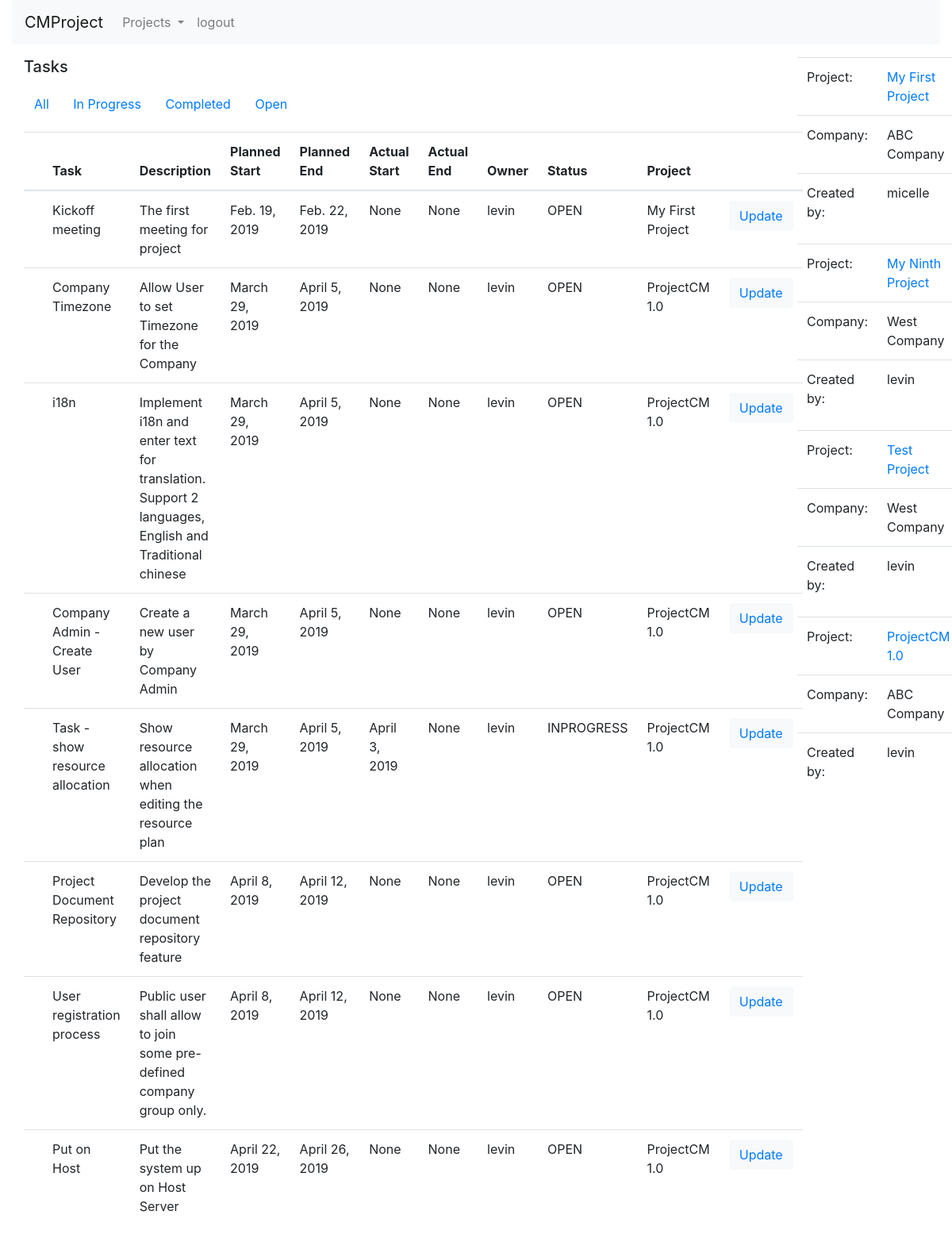
Page /projects/ (signed in) on the committed database.
### projectcm_core/models.py (models this page shows, shortened)
class Task(models.Model):
	OPEN = 'OPEN'
	INPROGRESS = 'INPROGRESS'
	COMPLETED = 'COMPLETED'
	taskstatus_choice = (
		(OPEN, 'Open - Not completed'),
		(INPROGRESS, 'Work In Progress'),
		(COMPLETED, 'Completed'),
	)
	taskname = models.CharField(max_length=40)
	taskdescription = models.TextField(max_length=100, null=True, blank=True)
	plannedstartdate = models.DateField(null=True,blank=True, default=None)
	plannedcompletedate = models.DateField(null=True,blank=True, default=None)
	actualstartdate = models.DateField(null=True,blank=True, default=None)
	actualcompletedate = models.DateField(null=True,blank=True, default=None)
	ownedby = models.ForeignKey(User, on_delete=models.SET_NULL, default=None, blank=True,null=True)
	project = models.ForeignKey(Project, on_delete=models.CASCADE,)
	projecttaskid = models.IntegerField(default=None, editable=False, null=True)
	dependencetask = models.ForeignKey('self', default=None, blank=True, null=True, on_delete=models.SET_NULL)
	plannedresource = models.DecimalField(null=True, blank=True, decimal_places=2, max_digits=6, default=None)
	actualresource = models.DecimalField(null=True, blank=True, decimal_places=2, max_digits=6, default=None)
	taskstatus = models.CharField(max_length=20, choices=taskstatus_choice, default='OPEN')

class Project(models.Model):
	pjname = models.CharField(max_length=20)
	company = models.ForeignKey(Company, on_delete=models.CASCADE,)
	created_by = models.ForeignKey(User, on_delete=models.CASCADE, default=None, null=True)

class Company(models.Model):
	company_type_choice = (
		["Private", "Private Company"],
		["Public", "Public Company"],
	)
	company_type = models.CharField(max_length=20, choices=company_type_choice, default="Private")
	company_name = models.CharField(max_length=100)
	staffs = models.ManyToManyField(User, null=True, blank=True, default=None)
	company_group = models.ForeignKey(Group, on_delete=models.CASCADE, null=True, blank=True, default=None)
	holiday = models.ForeignKey(Holiday, on_delete=models.CASCADE, null=True, blank=True, default=None)
	def __str__(self):
		return self.company_name

### projectcm_core/views.py (the view)
# urls.py: path('', views.listprojects, name='project_home'),
def	listprojects(request):
	if not request.user.is_authenticated:
		context = {}
		return render(request, 'projectcm_core/listall.html', context)
	if request.method == 'GET':
		loginuser = request.user
		statusfilter = request.GET.get('taskstatus', None)
		projects_in_role = ProjectRole.objects.filter(projectuser=loginuser).values("project")
		project_list = Project.objects.filter(id__in=projects_in_role)
		if statusfilter == 'ALL':
			task_list = Task.objects.filter(ownedby=loginuser)
		elif statusfilter:
			task_list = Task.objects.filter(ownedby=loginuser).filter(taskstatus=statusfilter)
		else:
			task_list = Task.objects.filter(ownedby=loginuser).exclude(taskstatus=Task.COMPLETED)
		context = {'project_list': project_list,
			'task_list': task_list,
		  }
		return render(request, 'projectcm_core/listall.html', context)
	else:
		return redirect('/projects')

### projectcm_core/templatetags/projectcm_extras.py (called while the page is built)
@register.simple_tag(takes_context=True)
def is_company_admin(context, user_name_string):
	user = User.objects.get(username = user_name_string)
	companies = Company.objects.filter(staffs__in = [user,])
	if companies.filter(company_group__in = user.groups.all()).exists():
		return True
	return False

### projectcm_core/templates/projectcm_core/listall.html
{% extends 'common/base.html' %}
{% block content %}
<div class="container-fluid">
<div class="row">
<div class="tasks_column col-lg-10">
<p><h5>Tasks</h5></p>
<p>
<span><button type="button" class="btn btn-link"><a href="{{ request.path }}?taskstatus=ALL">All</a></button></span>
<span><button type="button" class="btn btn-link" ><a href="{{ request.path }}?taskstatus=INPROGRESS">In Progress</a></button></span>
<span><button type="button" class="btn btn-link"><a href="{{ request.path }}?taskstatus=COMPLETED">Completed</a></button></span>
<span><button type="button" class="btn btn-link"><a href="{{ request.path }}?taskstatus=OPEN">Open</a></button></span>
</p>
<table class="table">
<thead>
  <tr>
    <th scope="col"></th>
    <th scope="col">Task</th>
    <th scope="col">Description</th>
    <th scope="col">Planned Start</th>
    <th scope="col">Planned End</th>
    <th scope="col">Actual Start</th>
    <th scope="col">Actual End</th>
    <th scope="col">Owner</th>
    <th scope="col">Status</th>
    <th scope="col">Project</th>
    <th scope="col"></td>
  </tr>
</thead>
{% if task_list %}
{% for task in task_list %}
<div class="tasks">
<tr>
<th scope="row"></th>
<td>{{ task.taskname }}</td>
<td>{{ task.taskdescription }}</td>
<td>{{ task.plannedstartdate }}</td>
<td>{{ task.plannedcompletedate }}</td>
<td>{{ task.actualstartdate }}</td>
<td>{{ task.actualcompletedate }}</td>
<td>{{ task.ownedby }}</td>
<td>{{ task.taskstatus }}</td>
<td>{{ task.project.pjname }}</td>
<td><button type="button" class="btn btn-light"><a href="{{ request.path }}task/{{ task.id }}">Update</a></button></td>
</tr>
</div>
{% endfor %}
{% else %}
<div class="message">
<p>No task</p>
</div>
{% endif %}
</table>
</div>
<div class="projects_column col-lg-2">
{% if project_list %}
{% for project in project_list %}
<div class="project">
<p><table class="table">
<tr>
<td>Project:</td>
<td> <a href="{{ project.id }}">{{ project.pjname }}</a></td>
</tr>
<tr>
<td>Company:</td>
<td>{{ project.company }}</td>
</tr>
<tr>
<td>Created by:</td>
<td>{{ project.created_by }}</td>
</tr>
</table></p>
</div>
{% endfor %}
{% else %}
<div class="message">
<p>No projects to show</p>
</div>
{% endif %}
</div>
</div>
{% endblock %}

### templates/common/base.html (shortened to what this page needs)
{% load static %}
{% load projectcm_extras %}
<!doctype html>
<html>
<head>
	<link rel="stylesheet" href="https://stackpath.bootstrapcdn.com/bootstrap/4.3.1/css/bootstrap.min.css">
	<link rel="stylesheet" href="https://use.fontawesome.com/releases/v5.7.2/css/all.css">
	<link href="{% static 'css/gantt-chart.css' %}" rel="stylesheet" type="text/css">
	<link href="{% static 'css/standard.css' %}" rel="stylesheet" type="text/css">
    </head>
   <body>
	{% if user.is_authenticated %}
	<div class="container-fluid">
	<nav class="navbar navbar-expand-lg navbar-light bg-light rounded">
		<ul class="nav navbar-nav">
			<li><a class="navbar-brand" href="{% url 'project_home' %}">CMProject</a></li>
			<li class="nav-item dropdown"><a class="nav-link dropdown-toggle" href="#" id="navbarDropdown" role="button" data-toggle="dropdown" aria-haspopup="true" aria-expanded="false">Projects
			</a>
					{% is_company_admin user.get_username as is_company_admin_var %}
			</li>
			<li class="nav-item">
				<a class="nav-link" href="{% url 'logout' %}">logout</a>
			</li>
		</ul>
	</nav>
	</div>
	<div class="content container-fluid">
			{% block content %}
			{% endblock %}
	</div>
	{% else %}
		<li><a href="{% url 'login'%}?next={{ request.path }}">login</a></li>
		<li><a href="">Register new account</a></li>
		<li><a href="">Forgot Password</a></li>
	{% endif%}
     </body>
</html>

### projectcm_core/static/css/gantt-chart.css (style rules this page uses)
:root { --rowNum: 4; --mthColNum: 4; --barColNum: 4; --gridHeight: 100px; }

### templates/common/base.html (style rules this page uses)
body { padding-top: 0px; }

### rows in the picture
Task: taskname "Kickoff meeting", taskdescription "The first meeting for project", plannedstartdate "Feb. 19, 2019", plannedcompletedate "Feb. 22, 2019", actualstartdate "None", actualcompletedate "None", ownedby "levin", taskstatus "OPEN", project.pjname "My First Project"
Task: taskname "Company Timezone", taskdescription "Allow User to set Timezone for the Company", plannedstartdate "March 29, 2019", plannedcompletedate "April 5, 2019", actualstartdate "None", actualcompletedate "None", ownedby "levin", taskstatus "OPEN", project.pjname "ProjectCM 1.0"
Task: taskname "i18n", taskdescription "Implement i18n and enter text for translation. Support 2 languages, English and Traditional chinese", plannedstartdate "March 29, 2019", plannedcompletedate "April 5, 2019", actualstartdate "None", actualcompletedate "None", ownedby "levin", taskstatus "OPEN", project.pjname "ProjectCM 1.0"
Task: taskname "Company Admin - Create User", taskdescription "Create a new user by Company Admin", plannedstartdate "March 29, 2019", plannedcompletedate "April 5, 2019", actualstartdate "None", actualcompletedate "None", ownedby "levin", taskstatus "OPEN", project.pjname "ProjectCM 1.0"
Task: taskname "Task - show resource allocation", taskdescription "Show resource allocation when editing the resource plan", plannedstartdate "March 29, 2019", plannedcompletedate "April 5, 2019", actualstartdate "April 3, 2019", actualcompletedate "None", ownedby "levin", taskstatus "INPROGRESS", project.pjname "ProjectCM 1.0"
Task: taskname "Project Document Repository", taskdescription "Develop the project document repository feature", plannedstartdate "April 8, 2019", plannedcompletedate "April 12, 2019", actualstartdate "None", actualcompletedate "None", ownedby "levin", taskstatus "OPEN", project.pjname "ProjectCM 1.0"
Task: taskname "User registration process", taskdescription "Public user shall allow to join some pre-defined company group only.", plannedstartdate "April 8, 2019", plannedcompletedate "April 12, 2019", actualstartdate "None", actualcompletedate "None", ownedby "levin", taskstatus "OPEN", project.pjname "ProjectCM 1.0"
Task: taskname "Put on Host", taskdescription "Put the system up on Host Server", plannedstartdate "April 22, 2019", plannedcompletedate "April 26, 2019", actualstartdate "None", actualcompletedate "None", ownedby "levin", taskstatus "OPEN", project.pjname "ProjectCM 1.0"
Project: pjname "My First Project", company "ABC Company", created_by "micelle"
Project: pjname "My Ninth Project", company "West Company", created_by "levin"
Project: pjname "Test Project", company "West Company", created_by "levin"
Project: pjname "ProjectCM 1.0", company "ABC Company", created_by "levin"
